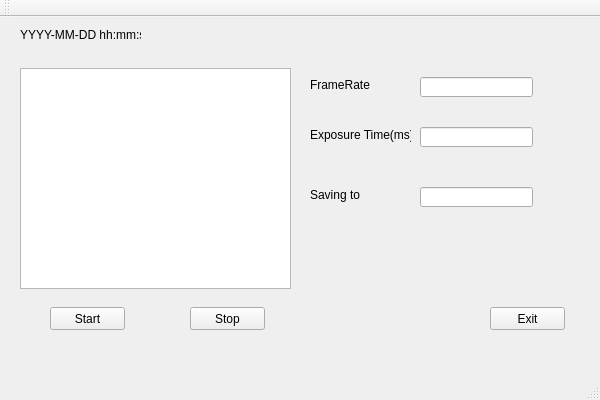
<?xml version="1.0" encoding="UTF-8"?>
<ui version="4.0">
 <class>AndorCCDQt01Class</class>
 <widget class="QMainWindow" name="AndorCCDQt01Class">
  <property name="geometry">
   <rect>
    <x>0</x>
    <y>0</y>
    <width>600</width>
    <height>400</height>
   </rect>
  </property>
  <property name="windowTitle">
   <string>AndorCCDQt01</string>
  </property>
  <widget class="QWidget" name="centralWidget">
   <widget class="QPushButton" name="Button_Start">
    <property name="geometry">
     <rect>
      <x>50</x>
      <y>290</y>
      <width>75</width>
      <height>23</height>
     </rect>
    </property>
    <property name="text">
     <string>Start</string>
    </property>
   </widget>
   <widget class="QPushButton" name="Button_Stop">
    <property name="geometry">
     <rect>
      <x>190</x>
      <y>290</y>
      <width>75</width>
      <height>23</height>
     </rect>
    </property>
    <property name="text">
     <string>Stop</string>
    </property>
   </widget>
   <widget class="QPushButton" name="Button_Exit">
    <property name="geometry">
     <rect>
      <x>490</x>
      <y>290</y>
      <width>75</width>
      <height>23</height>
     </rect>
    </property>
    <property name="text">
     <string>Exit</string>
    </property>
   </widget>
   <widget class="QGraphicsView" name="graphicsView">
    <property name="geometry">
     <rect>
      <x>20</x>
      <y>51</y>
      <width>271</width>
      <height>221</height>
     </rect>
    </property>
   </widget>
   <widget class="QLabel" name="label">
    <property name="geometry">
     <rect>
      <x>20</x>
      <y>10</y>
      <width>121</width>
      <height>16</height>
     </rect>
    </property>
    <property name="text">
     <string>YYYY-MM-DD hh:mm:ss</string>
    </property>
   </widget>
   <widget class="QLabel" name="label_FR">
    <property name="geometry">
     <rect>
      <x>310</x>
      <y>60</y>
      <width>61</width>
      <height>16</height>
     </rect>
    </property>
    <property name="text">
     <string>FrameRate</string>
    </property>
   </widget>
   <widget class="QLabel" name="label_ET">
    <property name="geometry">
     <rect>
      <x>310</x>
      <y>110</y>
      <width>101</width>
      <height>16</height>
     </rect>
    </property>
    <property name="text">
     <string>Exposure Time(ms)</string>
    </property>
   </widget>
   <widget class="QLineEdit" name="lineEdit_ET">
    <property name="geometry">
     <rect>
      <x>420</x>
      <y>110</y>
      <width>113</width>
      <height>20</height>
     </rect>
    </property>
   </widget>
   <widget class="QLabel" name="label_ST">
    <property name="geometry">
     <rect>
      <x>310</x>
      <y>170</y>
      <width>91</width>
      <height>16</height>
     </rect>
    </property>
    <property name="text">
     <string>Saving to</string>
    </property>
   </widget>
   <widget class="QLineEdit" name="lineEdit_ST">
    <property name="geometry">
     <rect>
      <x>420</x>
      <y>170</y>
      <width>113</width>
      <height>20</height>
     </rect>
    </property>
   </widget>
   <widget class="QLineEdit" name="lineEdit_FR">
    <property name="geometry">
     <rect>
      <x>420</x>
      <y>60</y>
      <width>113</width>
      <height>20</height>
     </rect>
    </property>
   </widget>
  </widget>
  <widget class="QToolBar" name="mainToolBar">
   <attribute name="toolBarArea">
    <enum>TopToolBarArea</enum>
   </attribute>
   <attribute name="toolBarBreak">
    <bool>false</bool>
   </attribute>
  </widget>
  <widget class="QStatusBar" name="statusBar"/>
 </widget>
 <layoutdefault spacing="6" margin="11"/>
 <resources>
  <include location="AndorCCDQt01.qrc"/>
 </resources>
 <connections/>
</ui>
